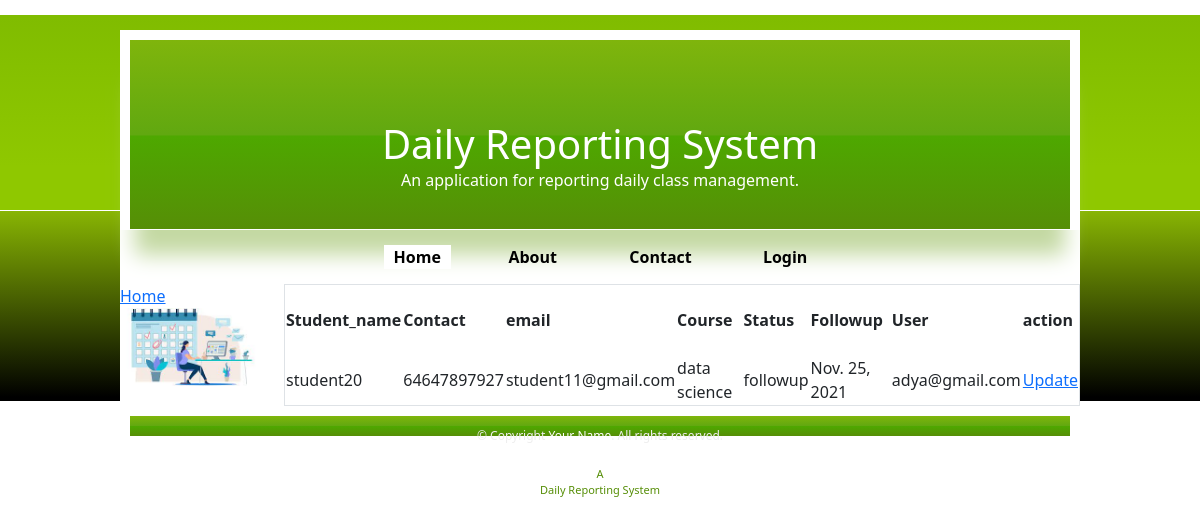
Screenshot of /telecaller/enquiries/followups (signed in) with the database file from the repository.
### telecaller/models.py (models this page shows, shortened)
class Enquiries(models.Model):
    student_name=models.CharField(max_length=30)
    contact=models.CharField(max_length=120)
    email=models.EmailField()
    course=models.ForeignKey(Course,on_delete=models.CASCADE)
    options=(
        ("admited","admited"),
        ("not_intersted","not_interested"),
        ("followup","followup")
    )
    status=models.CharField(max_length=30,choices=options,default="followup")
    followupdate=models.DateField()
    enquirydate=models.DateField(auto_now_add=True)
    created_by=models.ForeignKey(MyUser,models.CASCADE,null=True)

### centerhead/models.py (models this page shows)
class Course(models.Model):
    course=models.CharField(max_length=120,unique=True)
    active_status=models.BooleanField(default=True)
    def __str__(self):
        return self.course

### drs/models.py (models this page shows, shortened)
class MyUser(AbstractBaseUser):
    email = models.EmailField(
        verbose_name='email address',
        max_length=255,
        unique=True,
    )
    phone = models.CharField(max_length=12)
    option=(
        ("admin","admin"),
        ("telecaller","tellecaller"),
        ("counsilor","counsilor")
    )
    role=models.CharField(max_length=30,choices=option,default="telecaller")
    is_active = models.BooleanField(default=True)
    is_admin = models.BooleanField(default=False)
    objects = MyUserManager()
    USERNAME_FIELD = 'email'
    REQUIRED_FIELDS = ['phone','role']
    def __str__(self):
        return self.email

### telecaller/views.py (the view)
# urls.py: path("enquiries/followups",views.ViewFolloups.as_view(),name="viewfollowups"),
class ViewFolloups(ListView):
    model = Enquiries
    template_name = "telecaller/enquiryfollowups.html"
    context_object_name = "followups"
    def get_queryset(self):
        user=self.request.user
        return self.model.objects.filter(created_by=user,followupdate=date.today())

### telecaller/templates/telecaller/enquiryfollowups.html (shortened to what this page needs)
<!DOCTYPE html>
{%extends 'centerhead/index.html'%}
{%block body_block%}
{%load static%}
<link rel="stylesheet" href="{%static 'css/centerhead/employee.css'%}">
<div class="conatiner">
    <div class="row">
        <div class="col-2">
            <div><a href="{%url 'telecallerhome'%}">Home</a></div>
            <div><img src="{%static '/images/img.png'%}" class="img-fluid" alt="..."></div>
        </div>
        <div class="col-10">
            <table class="border">
                <tr>
                    <th>Student_name</th>
                    <th>Contact</th>
                    <th>email</th>
                    <th>Course</th>
                    <th>Status</th>
                    <th>Followup</th>
                    <th>User</th>
                    <th>action</th>
                </tr>
                {%for followup in followups%}
                <tr>
                    <td>{{followup.student_name}}</td>
                    <td>{{followup.contact}}</td>
                    <td>{{followup.email}}</td>
                    <td>{{followup.course}}</td>
                    <td>{{followup.status}}</td>
                    <td>{{followup.followupdate}}</td>
                    <td>{{followup.created_by}}</td>
                    <td><a href="{%url 'enquiryupdate' followup.id%}">Update</a></td>
                </tr>
                {%endfor%}
            </table>
        </div>
    </div>
</div>
{%endblock%}

### centerhead/static/css/new.css (style rules this page uses)
body { background-color:#000; color:#333; font: normal 14px "Open Sans", sans-serif; margin:0; }
a { background-color:inherit; color:#333; text-decoration:none; }

### centerhead/static/css/centerhead/employee.css (style rules this page uses)
table { border-collapse: collapse; width: 100%; }
th { height: 70px; }

### rows the page displays
Enquiries: student_name "student20", contact "64647897927", email "student11@gmail.com", course "data science", status "followup", followupdate "Nov. 25, 2021", created_by "adya@gmail.com"
